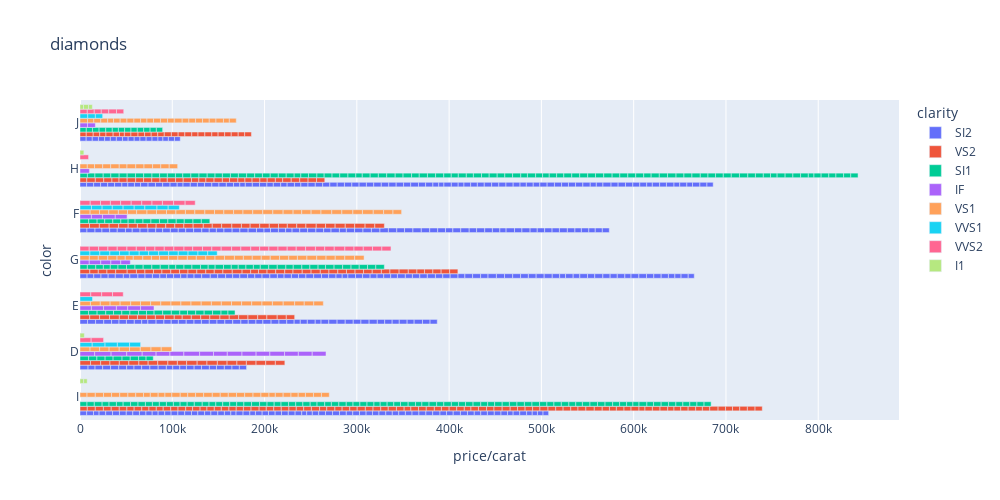

This figure's notebook cell:
### Code cell
f_caros_bin = px.bar(los_mas_caros, x="price/carat", y="color", 
                  barmode = 'group', color= 'clarity', title = 'diamonds', 
                   width=1000, height=500)
    
f_caros_bin.show()

### Figure 1 — Plotly figure (JSON) as saved in the notebook; plotly's stock layout.template omitted (floating-point values rounded to 4 significant figures; data arrays with more than 128 entries replaced by an {"elided": "..."} marker saying what was removed)
{"data": [{"alignmentgroup": "True", "hovertemplate": "clarity=SI2<br>price/carat=%{x}<br>color=%{y}<extra></extra>", "legendgroup": "SI2", "marker": {"color": "#636efa", "pattern": {"shape": ""}}, "name": "SI2", "offsetgroup": "SI2", "orientation": "h", "showlegend": true, "textposition": "auto", "type": "bar", "x": {"elided": "402 float values"}, "xaxis": "x", "y": {"elided": "402 str values"}, "yaxis": "y"}, {"alignmentgroup": "True", "hovertemplate": "clarity=VS2<br>price/carat=%{x}<br>color=%{y}<extra></extra>", "legendgroup": "VS2", "marker": {"color": "#EF553B", "pattern": {"shape": ""}}, "name": "VS2", "offsetgroup": "VS2", "orientation": "h", "showlegend": true, "textposition": "auto", "type": "bar", "x": {"elided": "267 float values"}, "xaxis": "x", "y": {"elided": "267 str values"}, "yaxis": "y"}, {"alignmentgroup": "True", "hovertemplate": "clarity=SI1<br>price/carat=%{x}<br>color=%{y}<extra></extra>", "legendgroup": "SI1", "marker": {"color": "#00cc96", "pattern": {"shape": ""}}, "name": "SI1", "offsetgroup": "SI1", "orientation": "h", "showlegend": true, "textposition": "auto", "type": "bar", "x": {"elided": "283 float values"}, "xaxis": "x", "y": {"elided": "283 str values"}, "yaxis": "y"}, {"alignmentgroup": "True", "hovertemplate": "clarity=IF<br>price/carat=%{x}<br>color=%{y}<extra></extra>", "legendgroup": "IF", "marker": {"color": "#ab63fa", "pattern": {"shape": ""}}, "name": "IF", "offsetgroup": "IF", "orientation": "h", "showlegend": true, "textposition": "auto", "type": "bar", "x": [15890.0, 17830.0, 16930.0, 16760.0, 15070.0, 12368, 10030.0, 15010.0, 15070.0, 12350.0, 13180.0, 11990.0, 17080.0, 8120.0, 15070.0, 14930.0, 15930.0, 12450.0, 10190.0, 8494.0, 10970.0, 15270.0, 10740.0, 13860.0, 13940.0, 12210.0, 10340.0, 14920.0, 12810.0, 13930.0, 14610.0, 15928, 14930.0, 15050.0, 14930.0], "xaxis": "x", "y": ["D", "D", "D", "D", "D", "F", "G", "D", "D", "E", "E", "F", "D", "J", "D", "D", "D", "G", "H", "J", "G", "D", "G", "F", "E", "E", "G", "D", "F", "E", "E", "D", "D", "D", "D"], "yaxis": "y"}, {"alignmentgroup": "True", "hovertemplate": "clarity=VS1<br>price/carat=%{x}<br>color=%{y}<extra></extra>", "legendgroup": "VS1", "marker": {"color": "#FFA15A", "pattern": {"shape": ""}}, "name": "VS1", "offsetgroup": "VS1", "orientation": "h", "showlegend": true, "textposition": "auto", "type": "bar", "x": {"elided": "164 float values"}, "xaxis": "x", "y": {"elided": "164 str values"}, "yaxis": "y"}, {"alignmentgroup": "True", "hovertemplate": "clarity=VVS1<br>price/carat=%{x}<br>color=%{y}<extra></extra>", "legendgroup": "VVS1", "marker": {"color": "#19d3f3", "pattern": {"shape": ""}}, "name": "VVS1", "offsetgroup": "VVS1", "orientation": "h", "showlegend": true, "textposition": "auto", "type": "bar", "x": [12440.0, 11520.0, 11030.0, 13250.0, 13900.0, 13360.0, 8384.0, 10750.0, 10750.0, 10850.0, 8283.0, 7879.0, 10500.0, 11730.0, 10500.0, 13210.0, 10810, 10210.0, 10850, 11950, 12010.0, 11570.0, 10850, 13160.0, 13550.0, 10440.0, 12120.0, 10590.0, 10750.0, 12100.0, 10590.0, 10210.0], "xaxis": "x", "y": ["F", "F", "F", "D", "D", "D", "J", "G", "G", "G", "J", "J", "G", "F", "G", "D", "G", "G", "G", "D", "F", "F", "G", "F", "E", "G", "F", "G", "G", "F", "G", "G"], "yaxis": "y"}, {"alignmentgroup": "True", "hovertemplate": "clarity=VVS2<br>price/carat=%{x}<br>color=%{y}<extra></extra>", "legendgroup": "VVS2", "marker": {"color": "#FF6692", "pattern": {"shape": ""}}, "name": "VVS2", "offsetgroup": "VVS2", "orientation": "h", "showlegend": true, "textposition": "auto", "type": "bar", "x": [11070.0, 12100, 10010.0, 10200.0, 11150.0, 11710.0, 9283.0, 10040.0, 10110.0, 7903.0, 10744, 7538, 11040.0, 11470.0, 10530.0, 10130.0, 10130.0, 11470.0, 10040.0, 10130.0, 10380.0, 11010.0, 11778, 9402.0, 10620.0, 10130.0, 10130.0, 7607, 11300.0, 10010.0, 8101.0, 11100.0, 10730.0, 11730.0, 9646.0, 10010.0, 9868.0, 9952.0, 13440.0, 11300.0, 9779.0, 10130.0, 10720.0, 10010.0, 10370.0, 11450.0, 9964.0, 10040.0, 12106, 8397.0, 12490.0, 9984.0, 10130.0, 9893.0, 7832.0, 11630.0, 10910.0], "xaxis": "x", "y": ["F", "D", "G", "G", "F", "E", "H", "G", "G", "J", "F", "J", "F", "F", "G", "G", "G", "F", "G", "G", "G", "G", "E", "G", "G", "G", "G", "J", "G", "G", "J", "F", "G", "E", "G", "G", "G", "G", "D", "F", "G", "G", "G", "G", "G", "G", "G", "G", "F", "J", "F", "G", "G", "G", "J", "E", "F"], "yaxis": "y"}, {"alignmentgroup": "True", "hovertemplate": "clarity=I1<br>price/carat=%{x}<br>color=%{y}<extra></extra>", "legendgroup": "I1", "marker": {"color": "#B6E880", "pattern": {"shape": ""}}, "name": "I1", "offsetgroup": "I1", "orientation": "h", "showlegend": true, "textposition": "auto", "type": "bar", "x": [3996, 3796.0, 3796.0, 5494.0, 4695.0, 4118, 4196.0], "xaxis": "x", "y": ["I", "J", "I", "J", "D", "J", "H"], "yaxis": "y"}], "layout": {"barmode": "group", "height": 500, "legend": {"title": {"text": "clarity"}, "tracegroupgap": 0}, "title": {"text": "diamonds"}, "width": 1000, "xaxis": {"anchor": "y", "domain": [0, 1], "title": {"text": "price/carat"}}, "yaxis": {"anchor": "x", "domain": [0, 1], "title": {"text": "color"}}}}
